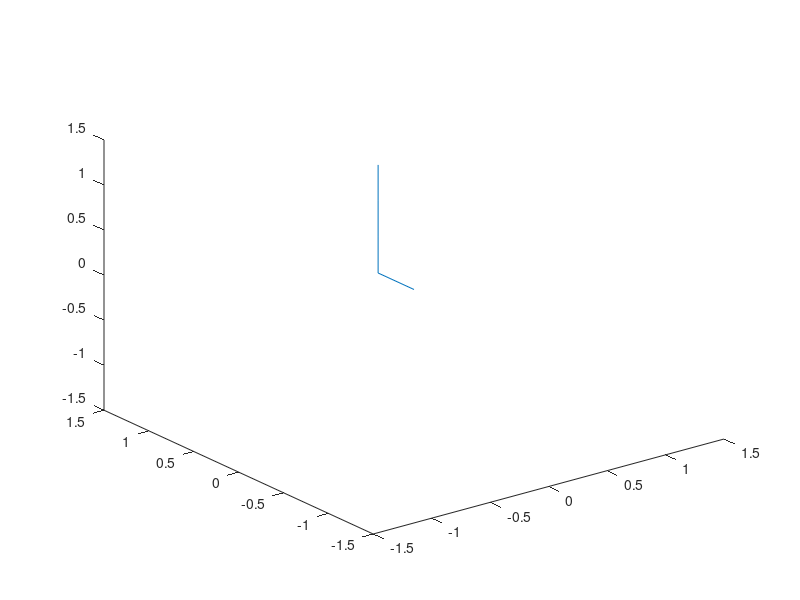

Write MATLAB code to recreate this figure.
clc
clear all
xmin=-1.5; xmax=1.5; ymin=-1.5; ymax=1.5; zmin=-1.5; zmax=1.5;
alpha=[0 90 0 -90 90 -90];
ai=[0 0 0.4 0 0 0];
di=[0 -0.4 0 0.4 0 0];
theta=[0 90 -90 0 0 0];
n=6;
den=[0; 0;0.4];

%theta=[30 30 60 45 60 45]
Temp = [1 0 0 0; 0 1 0 0; 0 0 1 0; 0 0 0 1];

for i=1:n
    T_i_i_1= [cosd(theta(i)) -sind(theta(i)) 0 ai(i); sind(theta(i))*cosd(alpha(i)) cosd(theta(i))*cosd(alpha(i)) -sind(alpha(i)) -sind(alpha(i))*di(i); sind(theta(i))*sind(alpha(i)) cosd(theta(i))*sind(alpha(i)) cosd(alpha(i)) cosd(alpha(i))*di(i); 0 0 0 1];
    
    Ti0(:,:,i)=Temp*T_i_i_1;
    Temp=Ti0(:,:,i);
    
    Oi0(1:3,i)=Ti0(1:3,4,i);
    
end
Pe0=Oi0(:,6) + Ti0(1:3,1:3,6)*(den);
Oi0(:,7)=Pe0;

X=Oi0(1,:);
Y=Oi0(2,:);
Z=Oi0(3,:);
plot3(X,Y,Z)
axis([xmin xmax ymin ymax zmin zmax])

